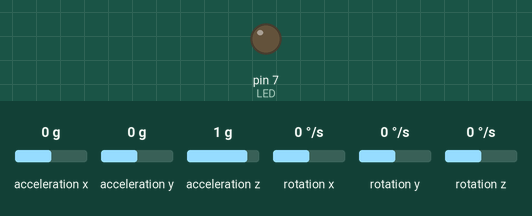
This program was run on a simulated Arduino Nano, built with avr-gcc and run on an emulated ATmega328P. Parts: output pins drawn as LEDs (lit = HIGH). Wiring (inferred from the names in the program): MPU-6050 motion sensor at I2C address 0x68. The test bench sets the inputs (shaded band); at power-on: acceleration x 0 g, acceleration y 0 g, acceleration z 1 g, rotation x 0 °/s, rotation y 0 °/s, rotation z 0 °/s. Storage starts empty.

Above: at 0.05 s.
Timing chart, 0 to 3.0 s (numbered marks = the images above):
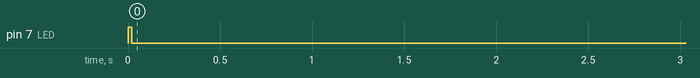

Measured:
- by itself, pin 7 (LED): repeats every 1.0 s: HIGH 0.50 s, LOW 0.50 s

The program:

main.cpp
```cpp
// Ecriture de la carte SD à partir des données de l'accelerometre
///////// Boulay Alexis /////////
////// Last révision 11/12/2019

#include <Arduino.h>
#include "Accelero.h"
#include "WriteSD.h"
#include <SD.h>
#include "Integrator.h"

#define LED 7
File cartesd;

double aX, aY, aZ;
double gX, gY, gZ;
double vX(0), vY(0), vZ(0);

unsigned long time, clign;
bool etatled;

// Initialisation de l'accélérométre
double dt = 1e-2;
double incli = 0;
///Arduino Nano:
//SDA = A4;
//SCL = A5;
////(Same on most Arduinos)
///MPU-6050
//I2C Address: 1101000 (binary), 0x68 (hexa) when AD0 = 0 logic,
//I2C Address: 1101001 when AD0 = 1 logic
//////IMPORTANT: When modifying Full Scale Range, be sure to change the corresponding sensor sensitivity


// Initialise la communication avec l'accélerometre
void MPU_setup();

void setup() {
  pinMode(LED, OUTPUT);
  digitalWrite(LED,HIGH);

  //Initialisation de la carte SD
  if (!SD.begin(10)){
    // Indiquer que la carte est mal configurée (LED/signal)
    while (1);
  }

  //Initialisation de l'accélerometre
  Wire.begin();
  Wire.setClock(400000);
  Serial.begin(57600);
  MPU_setup();
  digitalWrite(LED,LOW);

  time = millis();
  clign = millis();
  writeOnSD(cartesd,"test.txt","Nouvelles acquisitions \n");
}

void loop() {
  // Accelerometre
  while(millis()-time < 6000) //NE PAS OUBLIER DE REMETTRE 1 MINUTE
  {
    AccelerationReading(aX, aY, aZ);
    AngularAccelerationReading(gX, gY, gZ);

    writeOnSD(cartesd,"test.txt","aX=");
    writeOnSD(cartesd,"test.txt",aX/16384);

    writeOnSD(cartesd,"test.txt"," | ay=");
    writeOnSD(cartesd,"test.txt",aY/16384);

    writeOnSD(cartesd,"test.txt"," | aZ=");
    writeOnSD(cartesd,"test.txt",aZ/16384);

    writeOnSD(cartesd,"test.txt","\n");
  }
  if (millis()-clign > 500)
  {
    clign = millis();
    etatled = !etatled;
  }
  digitalWrite(LED,etatled);
}
```

Accelero.h
```cpp
#include <Wire.h>
#include <Arduino.h>


void MPU_setup();
void AccelerationReading(double &aX, double &aY, double &aZ);
void AngularAccelerationReading(double &gX, double &gY, double &gZ);
```

Integrator.h
```cpp
#ifndef INTEGRATOR_H
#define INTEGRATOR_H

double integration(double acc, double velocity_prec, double a, double b, int n);

#endif
```

WriteSD.h
```cpp
#ifndef WRITESD_H
#define WRITESD_H

#include "Arduino.h"
#include "SD.h"

template <class D> void writeOnSD(File cartesd, const char* monfichier, D data)
{
  cartesd=SD.open(monfichier, FILE_WRITE);
  if (cartesd)
  {
    cartesd.print(data);
    cartesd.close();
  }
}


#endif
```

Accelero.cpp
```cpp
#include "Accelero.h"
//BASE ON:
//Arnaud Schlumberger : AcceleroTest        ///
//Last revision: 23 November 2019///
////////////////////////////////////


///Arduino Nano:
//SDA = A4;
//SCL = A5;
////(Same on most Arduinos)
///MPU-6050
//I2C Address: 1101000 (binary), 0x68 (hexa) when AD0 = 0 logic,
//I2C Address: 1101001 when AD0 = 1 logic
//////IMPORTANT: When modifying Full Scale Range, be sure to change the corresponding sensor sensitivity

#define MPU_addr 0x68

void MPU_setup() {
  //Module is in sleep mode on startup, we then need to get out of sleep mode.
  //According to the register map, this can be done by modifying the Power Management Register, which address is 6B(Hex);107(Deci) [See 4.28/Register Map]
  //Bit 6 has to be 0
  Wire.beginTransmission(MPU_addr);//Initializing communication to MPU with the specified address
  Wire.write(0x6B); //Selecting the Power Management register
  Wire.write(0b00000000); //Changing values of the register (No Reset|No Sleep Mode|Internal clock|\|Temperature Sensor Disabled|Internal clock)
  Wire.endTransmission(MPU_addr);
  //  We then need to specify the full scale range (max and min values) of the gyroscope.
  //  The Gyroscope Configuration Register has the address 1B(Hex);27(Deci) [See 4.4/Register Map]
  //  We are going to disable self-test (bit 7,6 and 5 to 0) and set the Full Scale Range at +-250°/s(bit 4 and 3 to 0), following the same procedure as above.
  //////IMPORTANT: When modifying Full Scale Range, be sure to change the corresponding sensor sensitivity
  Wire.beginTransmission(MPU_addr);
  Wire.write(0x1B); //Selecting Gyro Config Register
  Wire.write(MPU_addr);
  Wire.endTransmission();
  //Same thing for the Accelerometer. Setting Full Scale to +-2g. Register address is 1C(Hex), 20(Deci) [See 4.5/Register Map]
  Wire.beginTransmission(MPU_addr);
  Wire.write(0x1C);
  Wire.write(0b00000000);
  Wire.endTransmission();


}

void AccelerationReading(double &aX, double &aY, double &aZ){

  //Accelerometer Measurements are stored in Registers 59(3B[hex]) to 64(40[hex]), there are 2 registers per axis -> 2 byte/axis
  Wire.beginTransmission(MPU_addr); //Telling the MPU what registers we want to receive -> first register in the row
  Wire.write(0x3B);
  Wire.endTransmission();
  Wire.requestFrom(MPU_addr,6); //3axis*2bits=6bytes requested
  aX = Wire.read()<<8|Wire.read();
  aY = Wire.read()<<8|Wire.read();
  aZ = Wire.read()<<8|Wire.read();
}

void AngularAccelerationReading(double &gX, double &gY, double &gZ){

  //Gyroscope measurements stored in registers 43(dec;67[hex]) to 48(dec;72[hex]), 2 registers per axis  -> 2bytes/axis
  //Same thing as in above function
  Wire.beginTransmission(MPU_addr);
  Wire.write(0x43);
  Wire.endTransmission(MPU_addr);
  Wire.requestFrom(MPU_addr,6);
  gX = Wire.read()<<8|Wire.read();
  gY = Wire.read()<<8|Wire.read();
  gZ = Wire.read()<<8|Wire.read();
}
```

Integrator.cpp
```cpp
#include "Integrator.h"

using namespace std;

double integration(double acc,double velocity_prec, double a, double b, int n) {

    double h = (b - a) / n;
    double velocity;


    for (int i = 0 ; i < n ; i++) {
        velocity = velocity_prec + h * acc;
    }
    return velocity;

}
```
